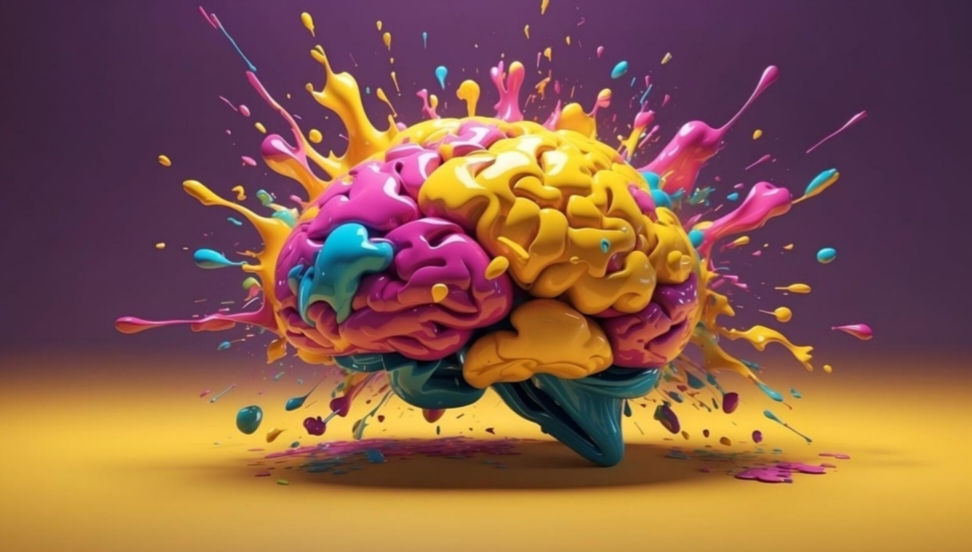
#> input picture image.jpg, 972 x 552 px
$ python P7_DigitalImage.py
#> lines starting #> are read from the running program, lines starting #| are printed output that depends on the picture
import cv2

# Read the image
image = cv2.imread('image.jpg')
#> image is the input picture: shape (552, 972, 3); mean B, G, R 73.3, 91.1, 135.9

# Get the dimensions of the image
height, width, channels = image.shape
#> height = 552; width = 972; channels = 3

# Split the image into four quadrants
up_quadrant = image[0:height//2, 0:width//2]
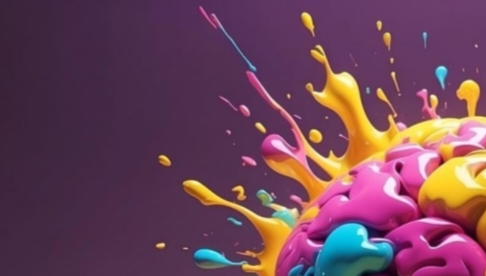
#> up_quadrant: shape (276, 486, 3); mean B, G, R 89.1, 68.4, 110.8
down_quadrant = image[height//2:height, 0:width//2]
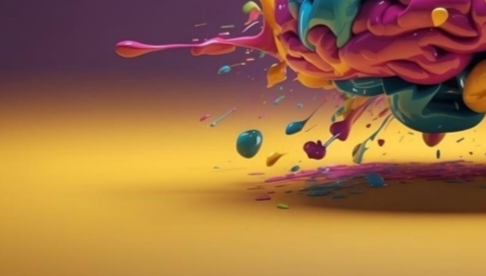
#> down_quadrant: shape (276, 486, 3); mean B, G, R 66.6, 111.1, 159
right_quadrant = image[0:height//2, width//2:width]
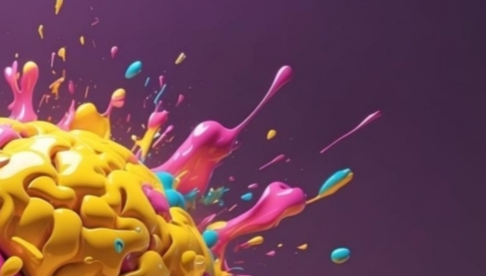
#> right_quadrant: shape (276, 486, 3); mean B, G, R 78.5, 72.4, 115
left_quadrant = image[height//2:height, width//2:width]
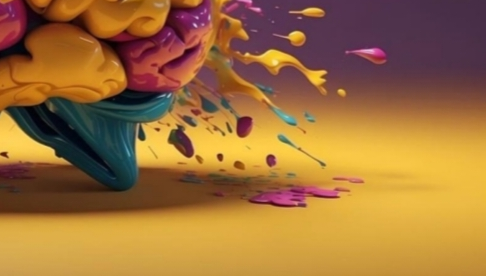
#> left_quadrant: shape (276, 486, 3); mean B, G, R 59, 112.6, 158.9

# Display the original image
cv2.imshow('Original Image', image)

# Display the quadrants
cv2.imshow('Up Quadrant', up_quadrant)
cv2.imshow('Down Quadrant', down_quadrant)
cv2.imshow('Right Quadrant', right_quadrant)
cv2.imshow('Left Quadrant', left_quadrant)

# Wait for a key press to close the windows
cv2.waitKey(0)
cv2.destroyAllWindows()
